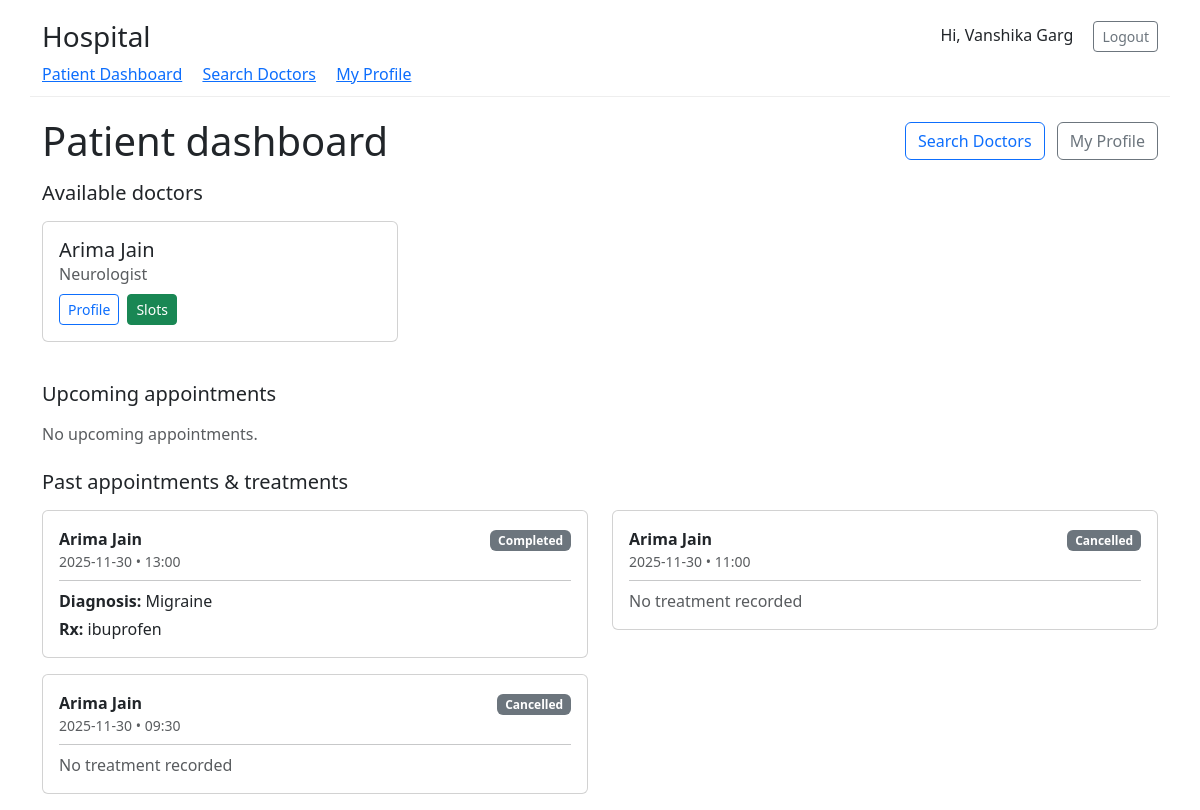
Page /patient/dashboard (signed in) on the earlier database version.
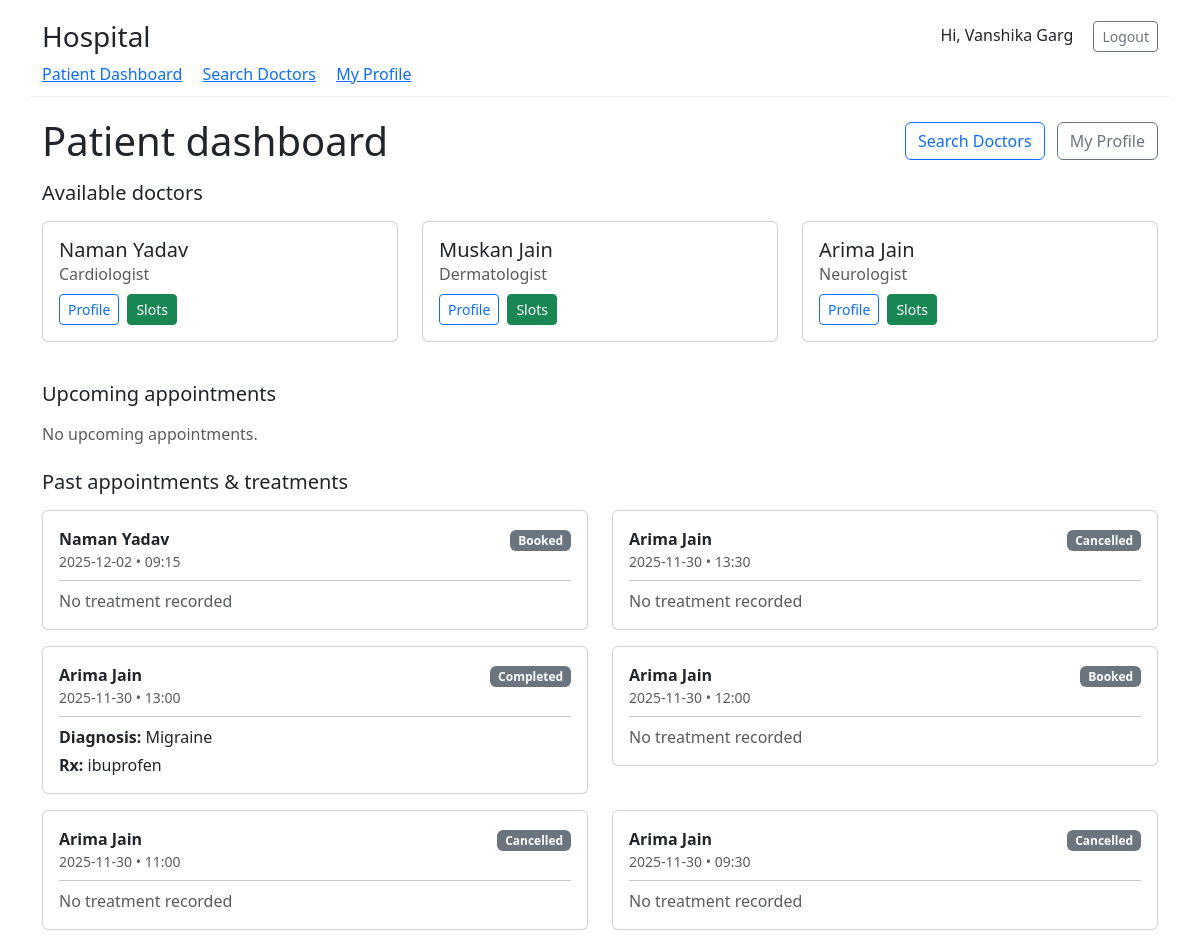
Same page on the later database version.
### tables this page shows
CREATE TABLE "doctors" (
                id INTEGER PRIMARY KEY AUTOINCREMENT,
                user_id INTEGER UNIQUE NOT NULL,
                department_id INTEGER,
                experience INTEGER DEFAULT 0,
                FOREIGN KEY(user_id) REFERENCES users(id),
                FOREIGN KEY(department_id) REFERENCES departments(id)
            );

CREATE TABLE users (
            id INTEGER PRIMARY KEY AUTOINCREMENT,
            username TEXT UNIQUE NOT NULL,
            password_hash TEXT NOT NULL,
            role TEXT NOT NULL CHECK(role IN ('admin','doctor','patient')),
            full_name TEXT,
            email TEXT,
            phone TEXT,
            is_active INTEGER DEFAULT 1
        );

CREATE TABLE departments (
            id INTEGER PRIMARY KEY AUTOINCREMENT,
            name TEXT UNIQUE NOT NULL,
            description TEXT
        );

CREATE TABLE treatments (
            id INTEGER PRIMARY KEY AUTOINCREMENT,
            appointment_id INTEGER UNIQUE NOT NULL,
            diagnosis TEXT,
            prescription TEXT,
            notes TEXT,
            FOREIGN KEY(appointment_id) REFERENCES appointments(id)
        );

CREATE TABLE appointments (
            id INTEGER PRIMARY KEY AUTOINCREMENT,
            patient_id INTEGER NOT NULL,
            doctor_id INTEGER NOT NULL,
            date TEXT NOT NULL,             -- YYYY-MM-DD
            time TEXT NOT NULL,             -- HH:MM (start)
            end_time TEXT,                  -- HH:MM (end)
            status TEXT NOT NULL DEFAULT 'Booked' CHECK(status IN ('Booked','Completed','Cancelled')),
            created_at TEXT NOT NULL,
            FOREIGN KEY(patient_id) REFERENCES patients(id),
            FOREIGN KEY(doctor_id) REFERENCES doctors(id)
        );

### app.py (the view)
@app.route("/patient/dashboard")
@login_required(role="patient")
def patient_dashboard():
    db=get_db()
    user_id=session["user_id"]
    patient = db.execute("SELECT * FROM patients WHERE user_id=?", (user_id,)).fetchone()
    if not patient: flash("Profile missing.", "danger"); return redirect(url_for("logout"))
    upcoming = db.execute("""
      SELECT a.id,a.date,a.time,a.end_time,a.status,u.full_name AS doctor_name, d.id AS doctor_id
      FROM appointments a JOIN doctors d ON a.doctor_id=d.id JOIN users u ON d.user_id=u.id
      WHERE a.patient_id=? AND datetime(a.date||' '||a.time) >= datetime('now') AND a.status='Booked'
      ORDER BY a.date,a.time
    """,(patient["id"],)).fetchall()
    past = db.execute("""
            SELECT a.id,a.date,a.time,a.end_time,a.status,u.full_name AS doctor_name,t.diagnosis,t.prescription
            FROM appointments a JOIN doctors d ON a.doctor_id=d.id JOIN users u ON d.user_id=u.id LEFT JOIN treatments t ON t.appointment_id=a.id
            WHERE a.patient_id=? AND (datetime(a.date||' '||a.time) < datetime('now') OR a.status = 'Completed')
            ORDER BY a.date DESC, a.time DESC
    """,(patient["id"],)).fetchall()
    doctors = db.execute("""
      SELECT d.id,u.full_name, dep.name AS department
      FROM doctors d JOIN users u ON d.user_id=u.id LEFT JOIN departments dep ON d.department_id=dep.id ORDER BY dep.name,u.full_name
    """).fetchall()
    return render_template("patient_dashboard.html", upcoming=upcoming, past=past, doctors=doctors)

### app.py (called while the page is built, shortened)
def get_db():
    if "db" not in g:
        g.db = sqlite3.connect(DB_PATH, detect_types=sqlite3.PARSE_DECLTYPES)
        g.db.row_factory = sqlite3.Row
    return g.db

def login_required(role=None):
    from functools import wraps
    def decorator(f):
        @wraps(f)
        def wrapped(*args, **kwargs):
            if "user_id" not in session:
                return redirect(url_for("login"))
            return f(*args, **kwargs)
        return wrapped
    return decorator

### templates/patient_dashboard.html
{% extends "base.html" %}
{% block content %}
<div class="d-flex justify-content-between align-items-center mb-3">
  <h1 class="mb-0">Patient dashboard</h1>
  <div>
    <a class="btn btn-outline-primary me-2" href="{{ url_for('search_doctors') }}">Search Doctors</a>
    <a class="btn btn-outline-secondary" href="{{ url_for('patient_profile') }}">My Profile</a>
  </div>
</div>
<section class="mb-4">
  <h5 class="mb-3">Available doctors</h5>
  <div class="row">
    {% if doctors %}
      {% for doc in doctors %}
        <div class="col-sm-6 col-md-4 mb-3">
          <div class="card h-100">
            <div class="card-body d-flex flex-column">
              <h5 class="card-title mb-1">{{ doc.full_name }}</h5>
              <div class="card-subtitle mb-2 text-muted">{{ doc.department or 'General' }}</div>
              <div class="mt-auto d-flex gap-2">
                <a class="btn btn-sm btn-outline-primary" href="{{ url_for('patient_view_doctor_profile', doctor_id=doc.id) }}">Profile</a>
                <a class="btn btn-sm btn-success" href="{{ url_for('patient_view_doctor_availability', doctor_id=doc.id) }}">Slots</a>
              </div>
            </div>
          </div>
        </div>
      {% endfor %}
    {% else %}
      <div class="col-12 text-muted">No doctors available yet.</div>
    {% endif %}
  </div>
</section>
<section class="mb-4">
  <h5 class="mb-3">Upcoming appointments</h5>
  <div class="row">
    {% if upcoming %}
      {% for a in upcoming %}
        <div class="col-md-6 mb-3">
          <div class="card">
            <div class="card-body d-flex justify-content-between align-items-center">
              <div>
                <div class="fw-bold">{{ a.doctor_name }}</div>
                <div class="small text-muted">{{ a.date }} • {{ a.time }}{% if a.end_time %} - {{ a.end_time }}{% endif %}</div>
                <div class="mt-1"><span class="badge bg-info text-dark">{{ a.status }}</span></div>
              </div>
              <div class="text-end">
                <a class="btn btn-sm btn-outline-info mb-2 d-block" href="{{ url_for('patient_view_doctor_profile', doctor_id=a.doctor_id) }}">Doctor</a>
                <a class="btn btn-sm btn-outline-primary mb-2 d-block" href="{{ url_for('patient_request_reschedule', appointment_id=a.id) }}">Reschedule</a>
                <form method="post" action="{{ url_for('patient_cancel_appointment', appointment_id=a.id) }}" onsubmit="return confirm('Cancel this appointment?');">
                  <button class="btn btn-sm btn-warning">Cancel</button>
                </form>
              </div>
            </div>
          </div>
        </div>
      {% endfor %}
    {% else %}
      <div class="col-12 text-muted">No upcoming appointments.</div>
    {% endif %}
  </div>
</section>
<section>
  <h5 class="mb-3">Past appointments & treatments</h5>
  <div class="row">
    {% if past %}
      {% for a in past %}
        <div class="col-md-6 mb-3">
          <div class="card">
            <div class="card-body">
              <div class="d-flex justify-content-between">
                <div>
                  <div class="fw-bold">{{ a.doctor_name }}</div>
                  <div class="small text-muted">{{ a.date }} • {{ a.time }}</div>
                </div>
                <div class="text-end">
                  <div><span class="badge bg-secondary">{{ a.status }}</span></div>
                </div>
              </div>
              <hr class="my-2">
              {% if a.diagnosis or a.prescription %}
                <div><strong>Diagnosis:</strong> {{ a.diagnosis or '-' }}</div>
                <div class="mt-1"><strong>Rx:</strong> {{ a.prescription or '-' }}</div>
              {% else %}
                <div class="text-muted">No treatment recorded</div>
              {% endif %}
            </div>
          </div>
        </div>
      {% endfor %}
    {% else %}
      <div class="col-12 text-muted">No past appointments.</div>
    {% endif %}
  </div>
</section>
{% endblock %}

Differences in the rows shown:
added doctors: full_name "Naman Yadav", name "Cardiologist"
added doctors: full_name "Muskan Jain", name "Dermatologist"
added users: doctor_name "Naman Yadav", date "2025-12-02", time "09:15", status "Booked", shows "No treatment recorded"
now on one of the page's lists (row unchanged): users: doctor_name "Arima Jain", date "2025-11-30", time "11:00", status "Cancelled", time "09:30"
shown differently, row unchanged: users "Arima Jain": time "11:00" → "13:30"; time "09:30" → "12:00"; status "Cancelled" → "Booked"; moves up the list
